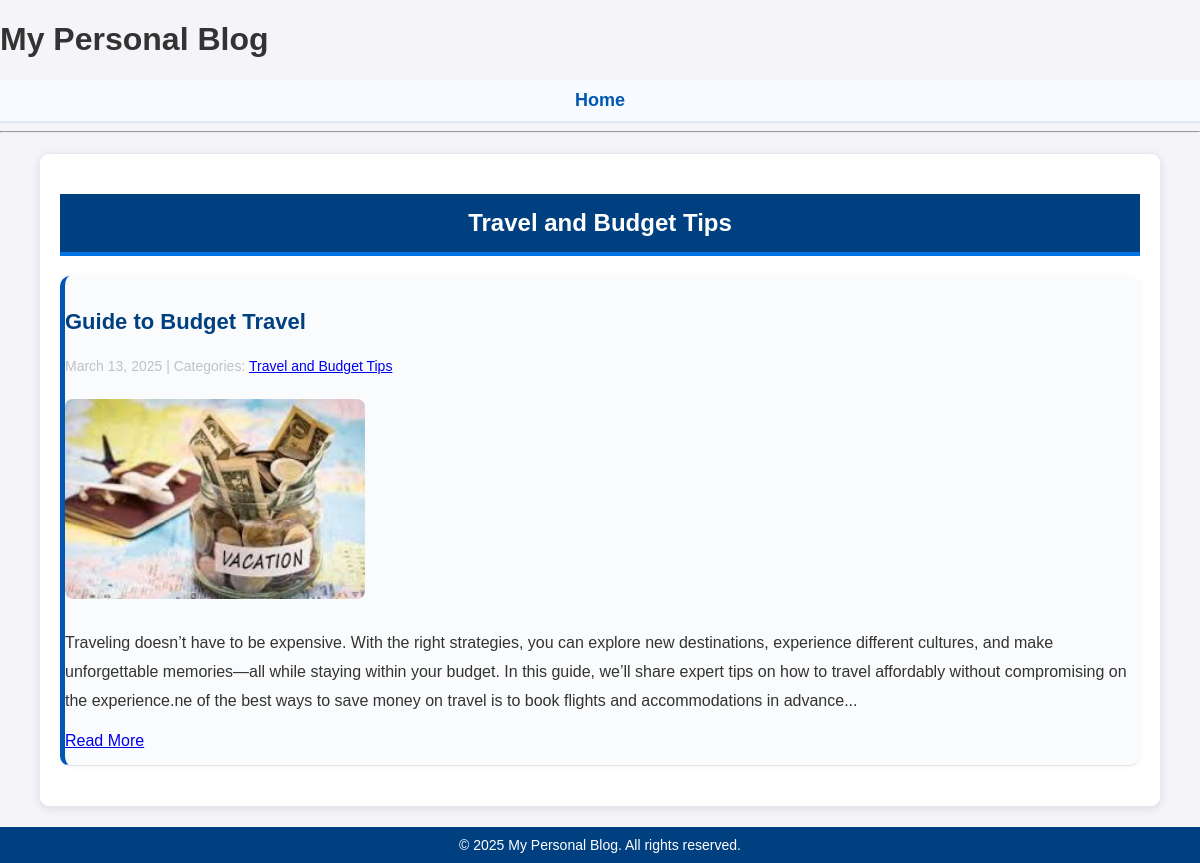
/category/Travel and Budget Tips/, run on the app's committed database.
### blog/models.py (models this page shows, shortened)
class Category(models.Model):
    name = models.CharField(max_length=30)
    class Meta:
        verbose_name_plural = "categories"

class Post(models.Model):
    title = models.CharField(max_length=255)
    body = models.TextField()
    created_on = models.DateTimeField(auto_now_add=True)
    last_modified = models.DateTimeField(auto_now=True)
    categories = models.ManyToManyField("Category", related_name="posts")
    image = models.ImageField(upload_to='blog_images/', null=True, blank=True)

### blog/views.py (the view)
# urls.py: path("category/<category>/", views.blog_category, name="blog_category"),
def blog_category(request, category):
    posts = Post.objects.filter(
        categories__name__contains=category
    ).order_by("-created_on")
    context = {
        "category": category,
        "posts": posts,
    }
    return render(request, "blog/category.html", context)

### blog/templates/blog/category.html
{% extends "blog/index.html" %}
{% block page_title %}
<h2>{{ category }}</h2>
{% endblock page_title %}

### blog/templates/blog/index.html (shortened to what this page needs)
{% extends "blog/base.html" %}
{% block page_content %}
    {% for post in posts %}
        <div class="post">
            <h3><a href="{% url 'blog_detail' post.pk %}">{{ post.title }}</a></h3>
            <p class="post-meta">{{ post.created_on.date }} | Categories:
                {% for category in post.categories.all %}
                    <a href="{% url 'blog_category' category.name %}">{{ category.name }}</a>
                {% endfor %}
            </p>
            {% if post.image %}
                <img src="{{ post.image.url }}" alt="{{ post.title }}">
            {% endif %}
            <p>{{ post.body | slice:":400" }}...</p><a href="{% url 'blog_detail' post.pk %}">Read More</a>
        </div>
    {% endfor %}
{% endblock page_content %}

### blog/static/blog/styles.css (style rules this page uses)
body { font-family: 'Arial', sans-serif; background-color: #f4f4f9; margin: 0; padding: 0; color: #333333; }
h2 { background-color: #004080; color: #ffffff; padding: 15px; text-align: center; border-bottom: 4px solid #0073e6; }
.post { border-bottom: 1px solid #e6e6e6; padding: 15px 0; background: #f9fbfc; margin-bottom: 20px; border-radius: 10px; box-shadow: 0px 1px 5px rgba(0, 0, 0, 0.05); border-left: 5px solid #0056b3; }
.post h3 a { text-decoration: none; color: #004080; font-size: 22px; font-weight: bold; }
.post-meta { font-size: 14px; color: #bfc2c4; margin-bottom: 10px; }
.post img { max-width: 100%; height: auto; border-radius: 8px; margin: 10px 0; }
p { line-height: 1.8; color: #333333; }
.post img { width: 300px; height: 200px; object-fit: cover; }

### data on the page
Category: name "Travel and Budget Tips"
Post: title "Guide to Budget Travel", created_on "March 13, 2025", image (picture), body "Traveling doesn’t have to be expensive. With the right strategies, you can explore new destinations, experience different cultures, and make unforgettable memories—all while staying within your budget. In this guide, we’ll share expert tips on how to travel affordably without compromising on the experience.ne of the best ways to save money on travel is to book flights and accommodations in advance"
